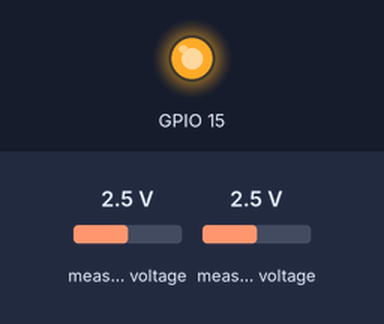
Bench run of a sketch on a simulated ESP8266 (NodeMCU). Parts: output pins drawn as LEDs (lit = HIGH). Inputs (shaded band) come from the test bench; at power-on: measured voltage 2.5 V. What the sketch prints to the serial monitor is not drawn.

Above: at 0.1 s.
Timing chart, 0 to 1.6 s (numbered marks = the images above):
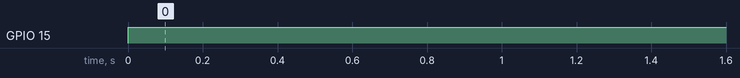

The sketch:

POOL_MONITOR_ORP-PH_INT_NO_WIFI_CRED.ino
```cpp
#define BLYNK_PRINT Serial
#include <ESP8266WiFi.h>
#include <BlynkSimpleEsp8266.h>

char auth[] = "xxxxxxxxxxxxxxxxxxxxxxxxx";            // You should get Auth Token in the Blynk App.

char ssid[] = "xxxxxxxxxxxx";    // Your WiFi credentials.
char pass[] = "xxxxxxxxxx";  // Set password to "" for open networks.


#include <Wire.h>
#include <Adafruit_ADS1X15.h>

Adafruit_ADS1115 ads;
const float multiplier = 0.0002*0.60665; //0.0002 times 3.3/(ADC SIGNAL V)

void setup() {

  pinMode(15, OUTPUT);
  digitalWrite(15,LOW);  //Turn off the pump
  Serial.begin(9600);


  ads.setGain(GAIN_ONE);      // (for an input range of +/-4.096V) 1 bit = 2mV
  ads.begin();
  Wire.begin();

  int PPrime_time=1;  //time in minutes
  PPrime_time=PPrime_time*60*1000;

  digitalWrite(15,HIGH);  //Turn on the pump
  delay (PPrime_time); // Run pump before sampling to wash out sample vessel


  float PH=0;
  float ORP=0;
  float PHT=0;
  float ORPT=0;
  int loopcount=0;
  int nSamples=20;


  int sample_time=4;  //time in minutes
  int sample_delay=sample_time*60*1000/nSamples;
  float Sleep_Time = 55;  // Minutes


  Serial.print("Num Samples:");
  Serial.println(nSamples);
  Serial.print("Sample Time (min):");
  Serial.println(sample_time);
  Serial.print("Sleep_Time (min):");
  Serial.println(Sleep_Time);
  Sleep_Time=Sleep_Time*60*1E6;  // Sleep time in microseconds


  while (loopcount <nSamples)  //Take nSamples over sample_time and avergae them.
  {
        delay(sample_delay);   //Time to pause between readings

        PH = getPH();
        ORP = getORP();
          loopcount=loopcount+1;
          Serial.print("PH Single Read:");
          Serial.println(PH);
          Serial.print("LoopCount:");
          Serial.println(loopcount);
          PHT=PHT+PH;
          ORPT=ORPT+ORP;

  }  //End of While

  digitalWrite(15,LOW);  //Turn off the pump

  PH=PHT/loopcount;    //Average the sums
  ORP=ORPT/loopcount;


  Serial.print("PH Average:");
  Serial.println(PH);
    Serial.print("ORP Average:");
  Serial.println(ORP);

  Blynk.begin(auth, ssid, pass);
   while (Blynk.connect() == false) {
}
  Blynk.run();
  Blynk.virtualWrite(V4, PH);
  Blynk.virtualWrite(V5, ORP);
  delay(1000);
  Blynk.disconnect();
  Serial.print("Gone to Sleep!");

  ESP.deepSleep(Sleep_Time,WAKE_RF_DEFAULT);  //Go to deep sleep to save power


}

float getPH()   //Function to Read the PH from Phidgits Card
{
  float voltage;
  float PH = 0;
  float sum = 0;
  float avg = 0;
  for (int i = 0; i <= 100; i++) {

    voltage = ads.readADC_SingleEnded(0);
   delay(10);

    sum += voltage;

   }  // End of for loop

  voltage = multiplier*sum/100;
  PH=3.56*voltage-1.889;  //Voltage to PH calculation
  return (PH);
}

float getORP()   //Function to Read the  ORP from Phidgits Card
{
  float voltage;
  float avg = 0;
  float sum = 0;
  float ORP = 0;

  for (int i = 0; i <= 100; i++) {

      voltage = ads.readADC_SingleEnded(1);
     delay(10);

      sum += voltage;

   }  // End of for loop


  voltage = multiplier*sum/100;
  ORP=1000*(2.5-voltage)/1.037;   //Voltage to ORP Calculation

  return (ORP);
}

void loop() {

}
```

Measured:
- by itself, GPIO 15: LOW → HIGH at 0.00 s
